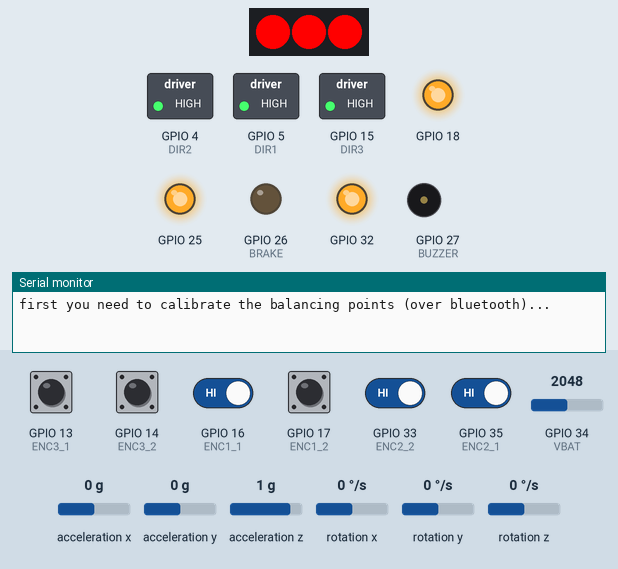
This sketch was run on a simulated ESP32. Shown: 3 RGB LEDs in strip order, left to right, switched loads named in the sketch (green lamp = pin HIGH), output pins drawn as LEDs (lit = HIGH), buzzer (waves = sounding), the last lines printed to the serial monitor. Wiring (inferred from the names in the program): MPU-6050 motion sensor at I2C address 0x68. Dashed ring = blinking. Inputs (shaded band) come from the test bench; at power-on: GPIO 13 (ENC3_1), GPIO 14 (ENC3_2), GPIO 16 (ENC1_1), GPIO 17 (ENC1_2), GPIO 33 (ENC2_2), GPIO 35 (ENC2_1) HIGH, GPIO 34 (VBAT) = 2048, acceleration x 0 g, acceleration y 0 g, acceleration z 1 g, rotation x 0 °/s, rotation y 0 °/s, rotation z 0 °/s. Colours are those a GRB WS2812 strip shows for the declared byte order; EEPROM starts erased; nothing arrives over Bluetooth unless stated.

Above: at 15.4 s.
15.5 s: GPIO 13 (ENC3_1) driven LOW
At 17.6 s:
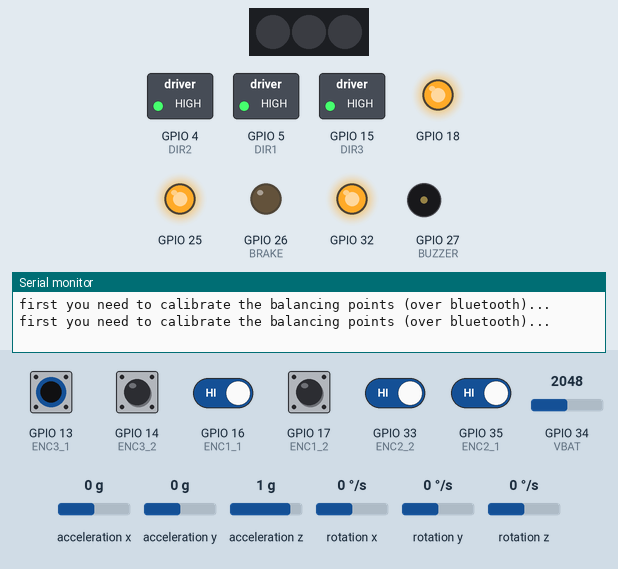
20.8 s: GPIO 16 (ENC1_1) driven LOW
At 23.4 s:
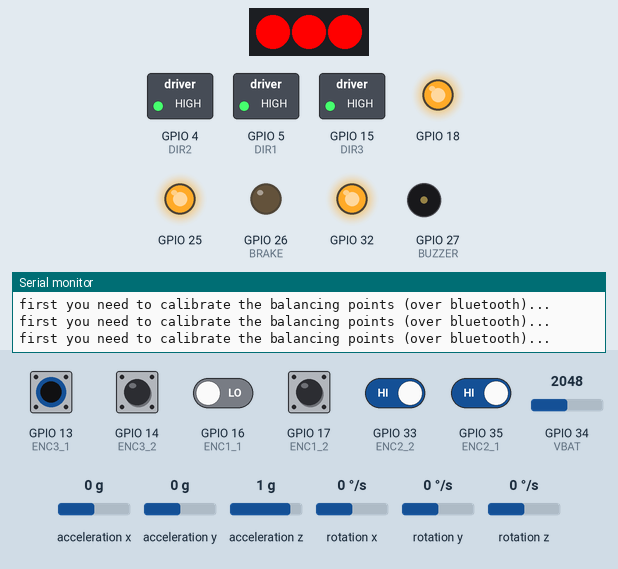
25.7 s: GPIO 33 (ENC2_2) driven LOW
At 29.1 s:
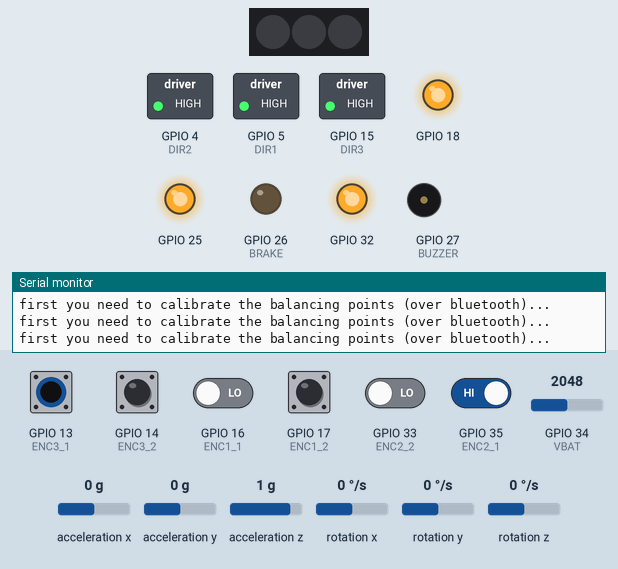
31.0 s: GPIO 35 (ENC2_1) driven LOW
At 31.8 s:
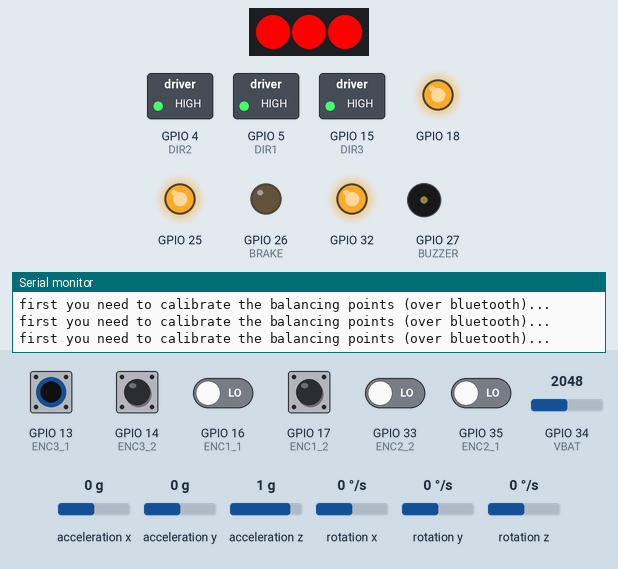
32.5 s: GPIO 13 (ENC3_1) pulsed HIGH 5 times (0.12 s each, 0.3 s apart)
At 32.87 s:
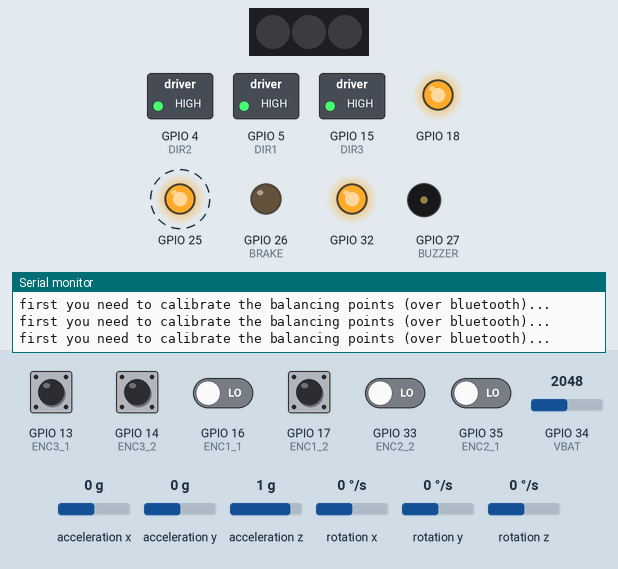
36.0 s: GPIO 16 (ENC1_1) driven HIGH
At 37.6 s:
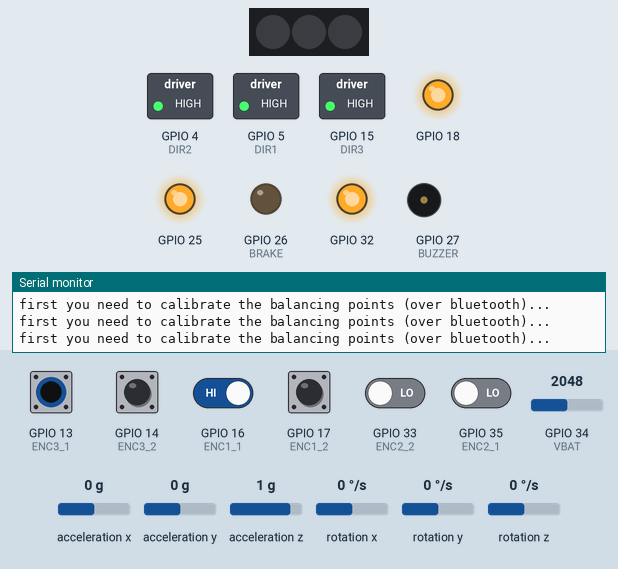
Timing chart, 0 to 38.5 s (numbered marks = the images above; inputs shaded):
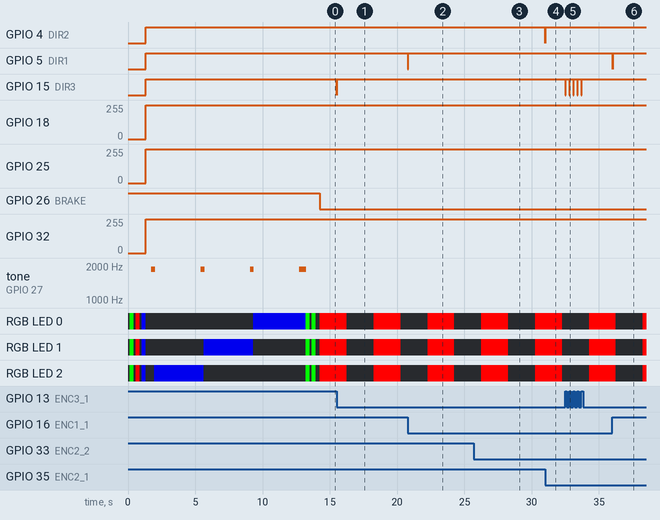

The sketch:

motor_functions.ino
```cpp
#include "Cube_ESP32.h"

void pwmSet(uint8_t pin, uint32_t value) {
  ledcWrite(pin, value);
}

void Motor1_control(int sp) {
  sp = sp + motor1_speed;
  if (sp < 0)
    digitalWrite(DIR1, LOW);
  else
    digitalWrite(DIR1, HIGH);
  pwmSet(PWM1, 255 - abs(sp));
}

void Motor2_control(int sp) {
  sp = sp + motor2_speed;
  if (sp < 0)
    digitalWrite(DIR2, LOW);
  else
    digitalWrite(DIR2, HIGH);
  pwmSet(PWM2, 255 - abs(sp));
}

void Motor3_control(int sp) {
  sp = sp + motor3_speed;
  if (sp < 0)
    digitalWrite(DIR3, LOW);
  else
    digitalWrite(DIR3, HIGH);
  pwmSet(PWM3, 255 - abs(sp));
}

void ENC1_READ() {
  static int state = 0;
  state = (state << 2 | (digitalRead(ENC1_1) << 1) | digitalRead(ENC1_2)) & 0x0f;
  if (state == 0x02 || state == 0x0d || state == 0x04 || state == 0x0b) {
    enc_count1++;
  } else if (state == 0x01 || state == 0x0e || state == 0x08 || state == 0x07) {
    enc_count1--;
  }
}

void ENC2_READ() {
  static int state = 0;
  state = (state << 2 | (digitalRead(ENC2_1) << 1) | digitalRead(ENC2_2)) & 0x0f;
  if (state == 0x02 || state == 0x0d || state == 0x04 || state == 0x0b) {
    enc_count2++;
  } else if (state == 0x01 || state == 0x0e || state == 0x08 || state == 0x07) {
    enc_count2--;
  }
}

void ENC3_READ() {
  static int state = 0;
  state = (state << 2 | (digitalRead(ENC3_1) << 1) | digitalRead(ENC3_2)) & 0x0f;
  if (state == 0x02 || state == 0x0d || state == 0x04 || state == 0x0b) {
    enc_count3++;
  } else if (state == 0x01 || state == 0x0e || state == 0x08 || state == 0x07) {
    enc_count3--;
  }
}
```

Cube_ESP32.h
```cpp
#include <Arduino.h>
#include <Wire.h>
#include <EEPROM.h>
#include "BluetoothSerial.h"
#include <FastLED.h>

#pragma once

// Battery Definistions
#define VBAT        34
#define BATTERY_CALIBRATION 262 // Calculated by dividing battery voltage by (double)analogRead(VBAT)

#define BRAKE       26

// Motor 1 definition
#define DIR1        5
#define ENC1_1      16
#define ENC1_2      17
#define PWM1        18
#define PWM1_CH     2

// Motor 2 definition
#define DIR2        4
#define ENC2_1      35
#define ENC2_2      33
#define PWM2        32
#define PWM2_CH     1

// Motor 3 definition
#define DIR3        15
#define ENC3_1      13
#define ENC3_2      14
#define PWM3        25
#define PWM3_CH     0

#define TIMER_BIT   8
#define BASE_FREQ   20000

// MPU6050 Definition
#define MPU6050       0x68        // Device address
#define ACCEL_CONFIG  0x1C        // Accelerometer configuration address
#define GYRO_CONFIG   0x1B        // Gyro configuration address
#define PWR_MGMT_1    0x6B
#define PWR_MGMT_2    0x6C

#define accSens 0                 // 0 = 2g, 1 = 4g, 2 = 8g, 3 = 16g
#define gyroSens 0                // 0 = 250rad/s, 1 = 500rad/s, 2 1000rad/s, 3 = 2000rad/s

// EEPROM Definition
#define EEPROM_SIZE   64

// LED definition
#define INT_LED       2
#define LED_PIN       19          // Pin that connects to WS2812B
#define NUM_PIXELS    3           // The number of LEDs (pixels) on WS2812B

// BUZZER definition
#define INSTALLED_BUZZER_TYPE 0   // 0=Passive, 1=Active
#define BUZZER      27

// BUZZER note definition
#define NOTE_C        524
#define NOTE_DURATION 250

enum led_order {
  LED0 = 0,
  LED1 = 1,
  LED2 = 2
};

extern float Gyro_amount;

extern bool vertical_vertex;
extern bool vertical_edge;
extern bool calibrating;
extern bool vertex_calibrated;
extern bool calibrated;
extern bool calibrated_leds;

extern float K1;
extern float K2;
extern float K3;
extern float K4;
extern float zK2;
extern float zK3;

extern float eK1;
extern float eK2;
extern float eK3;
extern float eK4;

extern int loop_time;

struct OffsetsObj {
  int ID;
  float acXv;
  float acYv;
  float acZv;
  float acXe;
  float acYe;
  float acZe;
};
extern OffsetsObj offsets;

extern float alpha;

extern int16_t  AcX, AcY, AcZ, AcXc, AcYc, AcZc, GyX, GyY, GyZ;
extern float gyroX, gyroY, gyroZ, gyroXfilt, gyroYfilt, gyroZfilt;
extern float speed_X, speed_Y;

extern int16_t  GyZ_offset;
extern int16_t  GyY_offset;
extern int16_t  GyX_offset;
extern int32_t  GyZ_offset_sum;
extern int32_t  GyY_offset_sum;
extern int32_t  GyX_offset_sum;

extern float robot_angleX, robot_angleY;
extern float Acc_angleX, Acc_angleY;
extern int32_t motors_speed_X;
extern int32_t motors_speed_Y;
extern int32_t motors_speed_Z;

extern long currentT, previousT_1, previousT_2;

extern volatile int  enc_count1, enc_count2, enc_count3;
extern int16_t motor1_speed;
extern int16_t motor2_speed;
extern int16_t motor3_speed;

extern BluetoothSerial SerialBT;
extern CRGB leds[NUM_PIXELS];

// function prototypes
void Motor1_control(int);
void Motor2_control(int);
void Motor3_control(int);
void angle_setup(void);
int Tuning(void);
void angle_calc(void);
void threeWay_to_XY(int, int, int);
void XYZ_to_threeWay(float, float, float);
void battVoltage(double);
void ENC1_READ(void);
void ENC2_READ(void);
void ENC3_READ(void);
```

esp32_cube_enc_v1.ino
```cpp
#include "Cube_ESP32.h"

float Gyro_amount = 0.996;

bool vertical_vertex = false;
bool vertical_edge = false;
bool calibrating = false;
bool vertex_calibrated = false;
bool calibrated = false;
bool calibrated_leds = false;

float K1 = 180;
float K2 = 30.00;
float K3 = 1.6;
float K4 = 0.008;
float zK2 = 8.00;
float zK3 = 0.30;

float eK1 = 190;
float eK2 = 31.00;
float eK3 = 2.5;
float eK4 = 0.014;

int loop_time = 15;

OffsetsObj offsets;

float alpha = 0.7;

int16_t  AcX, AcY, AcZ, AcXc, AcYc, AcZc, GyX, GyY, GyZ;
float gyroX, gyroY, gyroZ, gyroXfilt, gyroYfilt, gyroZfilt;
float speed_X, speed_Y;

int16_t  GyZ_offset = 0;
int16_t  GyY_offset = 0;
int16_t  GyX_offset = 0;
int32_t  GyZ_offset_sum = 0;
int32_t  GyY_offset_sum = 0;
int32_t  GyX_offset_sum = 0;

float robot_angleX, robot_angleY;
float Acc_angleX, Acc_angleY;
int32_t motors_speed_X;
int32_t motors_speed_Y;
int32_t motors_speed_Z;

long currentT, previousT_1, previousT_2;

volatile int  enc_count1 = 0, enc_count2 = 0, enc_count3 = 0;
int16_t motor1_speed;
int16_t motor2_speed;
int16_t motor3_speed;

BluetoothSerial SerialBT;
CRGB leds[NUM_PIXELS];

void setup() {

  Serial.begin(115200);

  SerialBT.begin("ESP32-Cube V1"); // Bluetooth device name
  EEPROM.begin(EEPROM_SIZE);

  FastLED.addLeds<WS2812B, LED_PIN, RGB>(leds, NUM_PIXELS); // GRB ordering is typical

  pinMode(BUZZER, OUTPUT);
  pinMode(BRAKE, OUTPUT);
  digitalWrite(BRAKE, HIGH);

  for (int i = 0; i <= 255; i += 10) {
    leds[LED0] = CRGB(i, 0, 0);
    leds[LED1] = CRGB(i, 0, 0);
    leds[LED2] = CRGB(i, 0, 0);
    FastLED.show();
    delay(5);
  }
  delay(300);
  for (int i = 0; i <= 255; i += 10) {
    leds[LED0] = CRGB(0, i, 0);
    leds[LED1] = CRGB(0, i, 0);
    leds[LED2] = CRGB(0, i, 0);
    FastLED.show();
    delay(5);
  }
  delay(300);
  for (int i = 0; i <= 255; i += 10) {
    leds[LED0] = CRGB(0, 0, i);
    leds[LED1] = CRGB(0, 0, i);
    leds[LED2] = CRGB(0, 0, i);
    FastLED.show();
    delay(5);
  }
  delay(300);
  leds[LED0] = CRGB::Black;
  leds[LED1] = CRGB::Black;
  leds[LED2] = CRGB::Black;
  FastLED.show();

  pinMode(DIR1, OUTPUT);
  pinMode(ENC1_1, INPUT);
  pinMode(ENC1_2, INPUT);
  attachInterrupt(ENC1_1, ENC1_READ, CHANGE);
  attachInterrupt(ENC1_2, ENC1_READ, CHANGE);
  ledcAttachChannel(PWM1, BASE_FREQ, TIMER_BIT, PWM1_CH);
  Motor1_control(0);

  pinMode(DIR2, OUTPUT);
  pinMode(ENC2_1, INPUT);
  pinMode(ENC2_2, INPUT);
  attachInterrupt(ENC2_1, ENC2_READ, CHANGE);
  attachInterrupt(ENC2_2, ENC2_READ, CHANGE);
  ledcAttachChannel(PWM2, BASE_FREQ, TIMER_BIT, PWM2_CH);
  Motor2_control(0);

  pinMode(DIR3, OUTPUT);
  pinMode(ENC3_1, INPUT);
  pinMode(ENC3_2, INPUT);
  attachInterrupt(ENC3_1, ENC3_READ, CHANGE);
  attachInterrupt(ENC3_2, ENC3_READ, CHANGE);
  ledcAttachChannel(PWM3, BASE_FREQ, TIMER_BIT, PWM3_CH);
  Motor3_control(0);

  EEPROM.get(0, offsets);   // Read EEPROM and get result into structure
  if (offsets.ID == 96)     // Check if structuire ID is valid
    calibrated = true;      // if valid set calibrated to true

  delay(200);
  angle_setup();            // get current angles
}

void loop() {

  currentT = millis();
  if (currentT - previousT_1 >= loop_time) {
    Tuning();
    angle_calc();

    motor1_speed = enc_count1;
    enc_count1 = 0;
    motor2_speed = enc_count2;
    enc_count2 = 0;
    motor3_speed = enc_count3;
    enc_count3 = 0;
    threeWay_to_XY(motor1_speed, motor2_speed, motor3_speed);
    motors_speed_Z = motor1_speed + motor2_speed + motor3_speed;

  if (vertical_vertex && calibrated && !calibrating) {
      // *** Process standing on point
      digitalWrite(BRAKE, HIGH);
      gyroX = GyX / 131.0;
      gyroY = GyY / 131.0;
      gyroZ = GyZ / 131.0;
      gyroXfilt = alpha * gyroX + (1 - alpha) * gyroXfilt;
      gyroYfilt = alpha * gyroY + (1 - alpha) * gyroYfilt;

      int pwm_X = constrain(K1 * robot_angleX + K2 * gyroXfilt + K3 * speed_X + K4 * motors_speed_X, -255, 255);
      int pwm_Y = constrain(K1 * robot_angleY + K2 * gyroYfilt + K3 * speed_Y + K4 * motors_speed_Y, -255, 255);
      int pwm_Z = constrain(zK2 * gyroZ + zK3 * motors_speed_Z, -255, 255);

      motors_speed_X += speed_X / 5;
      motors_speed_Y += speed_Y / 5;
      XYZ_to_threeWay(-pwm_X, pwm_Y, -pwm_Z);
    } else if (vertical_edge && calibrated && !calibrating) {
      // Process standing on edge
        digitalWrite(BRAKE, HIGH);
        gyroX = GyX / 131.0;
        gyroXfilt = alpha * gyroX + (1 - alpha) * gyroXfilt;

        int pwm_X = constrain(eK1 * robot_angleX + eK2 * gyroXfilt + eK3 * motor3_speed + eK4 * motors_speed_X, -255, 255);

        motors_speed_X += motor3_speed / 5;
        Motor3_control(pwm_X);
    }
    else {
      XYZ_to_threeWay(0, 0, 0);
      digitalWrite(BRAKE, LOW);
      motors_speed_X = 0;
      motors_speed_Y = 0;
    }
    previousT_1 = currentT;
  }

  if (currentT - previousT_2 >= 2000) {
    battVoltage((double)analogRead(VBAT) / BATTERY_CALIBRATION); // value 204 must be selected by measuring battery voltage!
    // DEBUG_INFO("Battery Reading : %4.2f, Calibrated Reading : %4.2f", (double)analogRead(VBAT), (double)analogRead(VBAT) / BATTERY_CALIBRATION);
    if (!calibrated && !calibrating)
    {
      SerialBT.println("first you need to calibrate the balancing points...");
      Serial.println("first you need to calibrate the balancing points (over bluetooth)...");

      if (!calibrated_leds) {
        leds[LED0] = CRGB(0, 255, 0);
        leds[LED1] = CRGB(0, 255, 0);
        leds[LED2] = CRGB(0, 255, 0);
        FastLED.show();
        calibrated_leds = true;
      }
      else {
        leds[LED0] = CRGB::Black;
        leds[LED1] = CRGB::Black;
        leds[LED2] = CRGB::Black;
        FastLED.show();
        calibrated_leds = false;
      }
    }
    previousT_2 = currentT;
  }
}
```

functions.ino
```cpp
#include "Cube_ESP32.h"

void writeTo(byte device, byte address, byte value) {
  Wire.beginTransmission(device);
  Wire.write(address);
  Wire.write(value);
  Wire.endTransmission(true);
}

void beep() {
  #if (INSTALLED_BUZZER_TYPE == 1)
    digitalWrite(BUZZER, HIGH);
    delay(70);
    digitalWrite(BUZZER, LOW);
    delay(80);
  #else
    //period is one cycle of tone
    //how long the pulsing should last in milliseconds
    int pulse = NOTE_C / 2;
    for(long i = 0; i < NOTE_DURATION * 1000L; i += NOTE_C)
    {
      digitalWrite(BUZZER, HIGH);
      delayMicroseconds(pulse);
      digitalWrite(BUZZER, LOW);
      delayMicroseconds(pulse);
  }
  #endif
}

void save() {
    EEPROM.put(0, offsets);
    EEPROM.commit();
    EEPROM.get(0, offsets);
    if (offsets.ID == 96) calibrated = true;
    calibrating = false;
    SerialBT.println("Calibrating off.");
    beep();
}

void angle_setup() {
  Wire.begin();
  delay (100);
  writeTo(MPU6050, PWR_MGMT_1, 0);
  writeTo(MPU6050, ACCEL_CONFIG, accSens << 3); // Specifying output scaling of accelerometer
  writeTo(MPU6050, GYRO_CONFIG, gyroSens << 3); // Specifying output scaling of gyroscope
  delay (100);

  beep();
  leds[LED2] = CRGB(0, 0, 200);
  FastLED.show();
  for (int i = 0; i < 512; i++) {
    angle_calc();
    GyZ_offset_sum += GyZ;
    delay(5);
  }
  GyZ_offset = GyZ_offset_sum >> 9;
  beep();
  leds[LED2] = CRGB::Black;
  FastLED.show();

  leds[LED1] = CRGB(0, 0, 200);
  FastLED.show();
  for (int i = 0; i < 512; i++) {
    angle_calc();
    GyY_offset_sum += GyY;
    delay(5);
  }
  GyY_offset = GyY_offset_sum >> 9;
  beep();
  leds[LED1] = CRGB::Black;
  FastLED.show();

  leds[LED0] = CRGB(0, 0, 200);
  FastLED.show();
  for (int i = 0; i < 512; i++) {
    angle_calc();
    GyX_offset_sum += GyX;
    delay(5);
  }
  GyX_offset = GyX_offset_sum >> 9;
  beep();
  beep();
  leds[LED0] = CRGB::Black;
  FastLED.show();

  leds[LED0] = CRGB(255, 0, 0);
  leds[LED1] = CRGB(255, 0, 0);
  leds[LED2] = CRGB(255, 0, 0);
  FastLED.show();
  delay(300);
  leds[LED0] = CRGB::Black;
  leds[LED1] = CRGB::Black;
  leds[LED2] = CRGB::Black;
  FastLED.show();
  delay(150);
  leds[LED0] = CRGB(255, 0, 0);
  leds[LED1] = CRGB(255, 0, 0);
  leds[LED2] = CRGB(255, 0, 0);
  FastLED.show();
  delay(300);
  leds[LED0] = CRGB::Black;
  leds[LED1] = CRGB::Black;
  leds[LED2] = CRGB::Black;
  FastLED.show();
  delay(300);
}

void angle_calc() {

  Wire.beginTransmission(MPU6050);
  Wire.write(0x43);                       // Read Gyro values
  Wire.endTransmission(false);
  Wire.requestFrom(MPU6050, 6, true);
  GyX = Wire.read() << 8 | Wire.read();   // Read 16 bits
  GyY = Wire.read() << 8 | Wire.read();   // Read 16 bits
  GyZ = Wire.read() << 8 | Wire.read();   // Read 16 bits

  Wire.beginTransmission(MPU6050);
  Wire.write(0x3B);                       // Read Accelerometer values
  Wire.endTransmission(false);
  Wire.requestFrom(MPU6050, 6, true);
  AcX = Wire.read() << 8 | Wire.read();   // Read 16 bits
  AcY = Wire.read() << 8 | Wire.read();   // Read 16 bits
  AcZ = Wire.read() << 8 | Wire.read();   // Read 16 bits

  if (abs(AcX) < 2000) {
    AcXc = AcX - offsets.acXv;
    AcYc = AcY - offsets.acYv;
    AcZc = AcZ - offsets.acZv;
  } else {
    AcXc = AcX - offsets.acXe;
    AcYc = AcY - offsets.acYe;
    AcZc = AcZ - offsets.acZe;
  }
  GyZ -= GyZ_offset;
  GyY -= GyY_offset;
  GyX -= GyX_offset;

  robot_angleY += GyY * loop_time / 1000 / 65.536;
  Acc_angleY = atan2(AcXc, -AcZc) * 57.2958;
  robot_angleY = robot_angleY * Gyro_amount + Acc_angleY * (1.0 - Gyro_amount);

  robot_angleX += GyX * loop_time / 1000 / 65.536;
  Acc_angleX = -atan2(AcYc, -AcZc) * 57.2958;
  robot_angleX = robot_angleX * Gyro_amount + Acc_angleX * (1.0 - Gyro_amount);

  if (abs(AcX) < 2000 && abs(Acc_angleX) < 0.4 && abs(Acc_angleY) < 0.4 && !vertical_vertex && !vertical_edge) {
    robot_angleX = Acc_angleX;
    robot_angleY = Acc_angleY;
    vertical_vertex = true;
  } else if (abs(AcX) > 7000 && abs(AcX) < 10000 && abs(Acc_angleX) < 0.3 && !vertical_vertex && !vertical_edge) {
    robot_angleX = Acc_angleX;
    robot_angleY = Acc_angleY;
    vertical_edge = true;
  } else if ((abs(robot_angleX) > 7 || abs(robot_angleY) > 7) && vertical_vertex) {
    vertical_vertex = false;
  } else if ((abs(robot_angleX) > 7 || abs(robot_angleY) > 7) && vertical_edge) {
    vertical_edge = false;
  }
}

void XYZ_to_threeWay(float pwm_X, float pwm_Y, float pwm_Z) {
  int16_t m1 = round((0.5 * pwm_X - 0.866 * pwm_Y) / 1.37 + pwm_Z);
  int16_t m2 = round((0.5 * pwm_X + 0.866 * pwm_Y) / 1.37 + pwm_Z);
  int16_t m3 = -pwm_X / 1.37 + pwm_Z;
  Motor1_control(m1);
  Motor2_control(m2);
  Motor3_control(m3);
}

void threeWay_to_XY(int in_speed1, int in_speed2, int in_speed3) {
  speed_X = ((in_speed3 - (in_speed2 + in_speed1) * 0.5) * 0.5) * 1.81;
  speed_Y = -(-0.866 * (in_speed2 - in_speed1)) / 1.1;
}

void battVoltage(double voltage) {
  if (voltage > 8 && voltage <= 9.8) {
    digitalWrite(BUZZER, HIGH);
  } else {
    digitalWrite(BUZZER, LOW);
  }
}

int Tuning() {
  if (!SerialBT.available())  return 0;
  char param = SerialBT.read();               // get parameter byte
  if (!SerialBT.available()) return 0;
  char cmd = SerialBT.read();                 // get command byte
  switch (param) {
    case 'c':
      if (cmd == '+' && !calibrating) {
        calibrating = true;
        SerialBT.println("Calibrating on.");
        SerialBT.println("Set the cube on vertex...");
        leds[LED0] = CRGB(250, 250, 0);
        leds[LED1] = CRGB(250, 250, 0);
        leds[LED2] = CRGB(250, 250, 0);
        FastLED.show();
      }
      if (cmd == '-' && calibrating)  {
        SerialBT.print("X: "); SerialBT.print(AcX); SerialBT.print(" Y: "); SerialBT.print(AcY); SerialBT.print(" Z: "); SerialBT.println(AcZ + 16384);
        if (abs(AcX) < 2000 && abs(AcY) < 2000) {
          offsets.ID = 96;
          offsets.acXv = AcX;
          offsets.acYv = AcY;
          offsets.acZv = AcZ + 16384;
          SerialBT.println("Vertex OK.");
          vertex_calibrated = true;

          SerialBT.println("Set the cube on edge...");
          leds[LED0] = CRGB(0, 250, 250);
          leds[LED1] = CRGB(0, 250, 250);
          leds[LED2] = CRGB(0, 250, 250);
          FastLED.show();
          beep();
        } else if (abs(AcX) > 7000 && abs(AcX) < 10000 && abs(AcY) < 2000 && vertex_calibrated) {
          SerialBT.print("X: "); SerialBT.print(AcX); SerialBT.print(" Y: "); SerialBT.print(AcY); SerialBT.print(" Z: "); SerialBT.println(AcZ + 16384);

          SerialBT.println("Edge OK.");
          offsets.acXe = AcX;
          offsets.acYe = AcY;
          offsets.acZe = AcZ + 16384;
          leds[LED0] = CRGB::Black;
          leds[LED1] = CRGB::Black;
          leds[LED2] = CRGB::Black;
          FastLED.show();
          save();
        } else {
          SerialBT.println("The angles are wrong!!!");
          beep();
          beep();
        }
      }
      break;
   }
   return 1;
}
```

Measured:
- after the input at 15.5 s, GPIO 15 (DIR3): HIGH → LOW at once, → HIGH 0.02 s later; GPIO 25: 255/255 → 253/255 at once, → 255/255 0.02 s later
- after the input at 20.8 s, GPIO 5 (DIR1): HIGH → LOW at once, → HIGH 0.02 s later; GPIO 18: 255/255 → 253/255 at once, → 255/255 0.02 s later
- after the input at 25.7 s, GPIO 32: 255/255 → 253/255 at once, → 255/255 0.02 s later
- after the input at 31.0 s, GPIO 4 (DIR2): HIGH → LOW at once, → HIGH 0.02 s later; GPIO 32: 255/255 → 253/255 at once, → 255/255 0.02 s later
- after the input at 32.5 s, GPIO 15 (DIR3): alternates HIGH for 0.29 s and LOW for 0.02 s, 10 changes in all, then stays HIGH, starting at once; GPIO 25: alternates 255/255 for 0.11 s and 253/255 for 0.02 s, 20 changes in all, then stays 255/255, starting at once
- after the input at 36.0 s, GPIO 5 (DIR1): HIGH → LOW at once, → HIGH 0.02 s later; GPIO 18: 255/255 → 253/255 at once, → 255/255 0.02 s later
